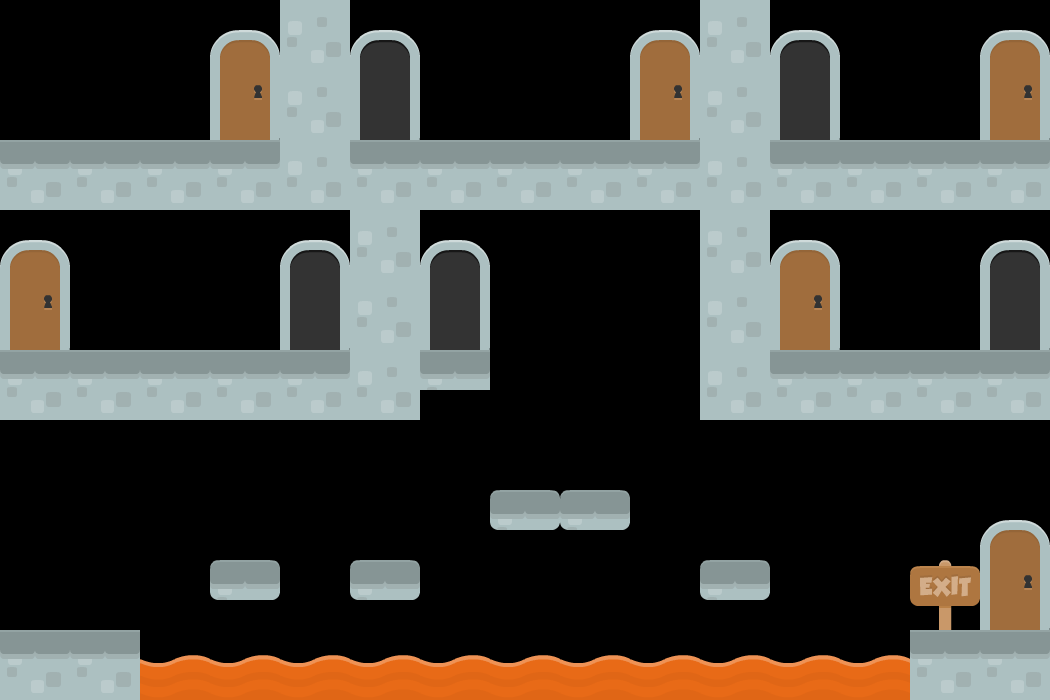

Tiled map render using the project's own tile images. Description and the whole map definition, tile-layer contents included, below:
An orthogonal 15x10 tile map with 70x70 px tiles, 1 tile layer (Tile Layer 1) and 20 objects (9x platform, 5x door, 4x wall, lava, end_door).

<map version="1.0" tiledversion="1.0.1" orientation="orthogonal" renderorder="right-down" width="15" height="10" tilewidth="70" tileheight="70" nextobjectid="52">
 <properties>
  <property name="star1time" type="float" value="7" />
 </properties>
 <tileset firstgid="1" name="tiles_spritesheet" tilewidth="70" tileheight="70" spacing="2" tilecount="156" columns="12">
  <image source="tiles_spritesheet.png" width="914" height="936" />
 </tileset>
 <layer name="Tile Layer 1" width="15" height="10">
  <data encoding="csv">
0,0,0,70,56,46,0,0,0,70,56,46,0,0,70,
0,0,0,82,56,58,0,0,0,82,56,58,0,0,82,
36,36,36,36,56,36,36,36,36,36,56,36,36,36,36,
70,0,0,0,46,56,46,0,0,0,56,70,0,0,46,
82,0,0,0,58,56,58,0,0,0,56,82,0,0,58,
36,36,36,36,36,56,118,0,0,0,56,36,36,36,36,
0,0,0,0,0,0,0,0,0,0,0,0,0,0,0,
0,0,0,0,0,0,0,72,72,0,0,0,0,0,70,
0,0,0,72,0,72,0,0,0,0,72,0,0,65,82,
36,36,139,139,139,139,139,139,139,139,139,139,139,36,36
</data>
 </layer>
 <objectgroup name="Object Layer 1">
  <object id="22" type="door" x="210" y="0" width="70" height="140" />
  <object id="23" type="door" x="630" y="0" width="70" height="140" />
  <object id="24" type="door" x="980" y="0" width="70" height="140" />
  <object id="26" type="door" x="0" y="210" width="70" height="140" />
  <object id="31" type="platform" x="0" y="140" width="1050" height="70" />
  <object id="33" type="wall" x="280" y="0" width="70" height="140" />
  <object id="34" type="wall" x="700" y="0" width="70" height="140" />
  <object id="38" type="door" x="770" y="210" width="70" height="140" />
  <object id="39" type="lava" x="140" y="630" width="770" height="70" />
  <object id="40" type="platform" x="910" y="630" width="140" height="70" />
  <object id="41" type="platform" x="0" y="630" width="140" height="70" />
  <object id="42" type="platform" x="210" y="560" width="70" height="70" />
  <object id="43" type="platform" x="350" y="560" width="70" height="70" />
  <object id="44" type="platform" x="490" y="490" width="140" height="70" />
  <object id="45" type="platform" x="700" y="560" width="70" height="70" />
  <object id="46" type="platform" x="0" y="350" width="420" height="70" />
  <object id="47" type="wall" x="350" y="210" width="70" height="140" />
  <object id="49" type="platform" x="700" y="350" width="350" height="70" />
  <object id="50" type="wall" x="700" y="210" width="70" height="140" />
  <object id="51" type="end_door" x="980" y="490" width="70" height="140" />
 </objectgroup>
</map>
